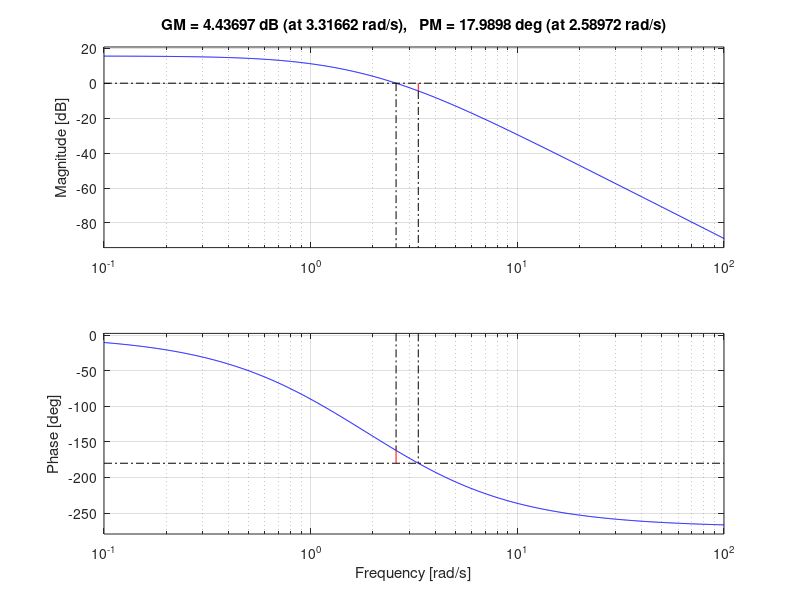
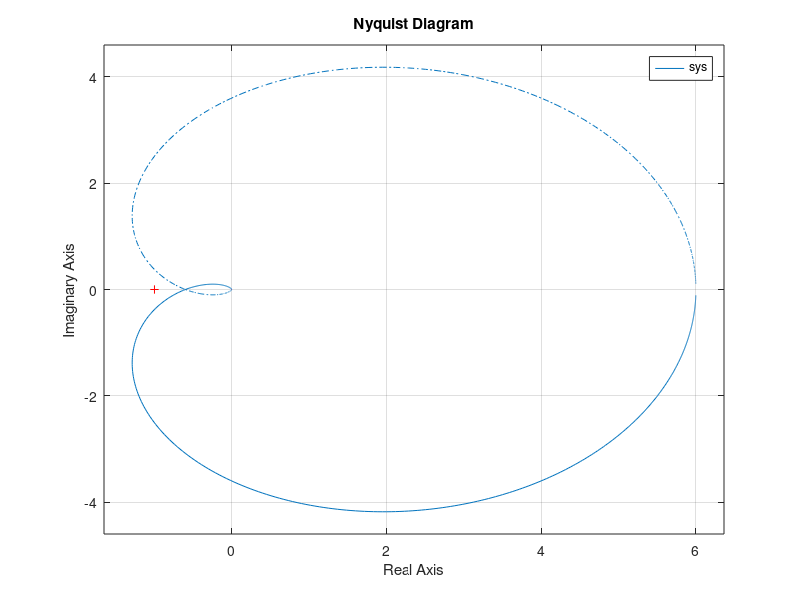
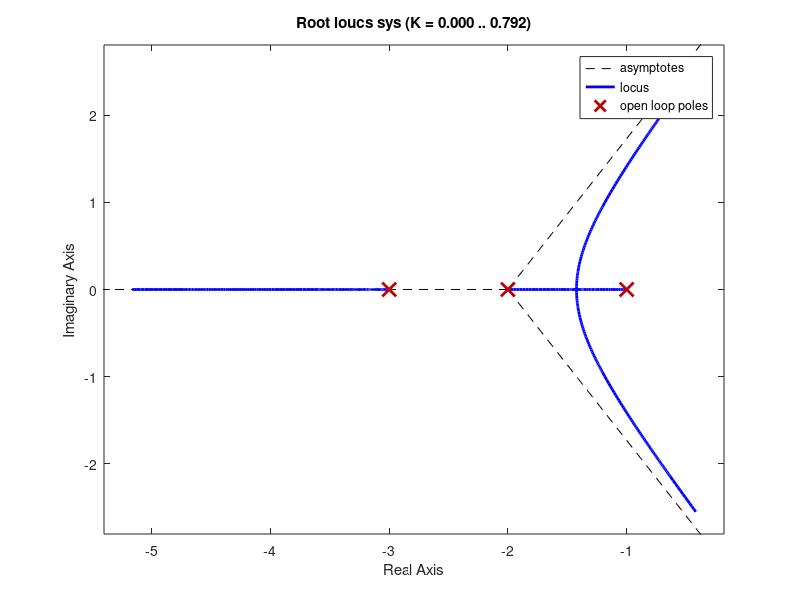

MATLAB code for these plots, in order:
%%Bode plot of system
num = [36];
den = [1 6 11 6];
sys = tf (num , den)
figure(1);
bode (sys),grid
margin(sys)
%%Nyquist plot of system
figure(2);
nyquist(sys)
%%Root Locus diagram of system
figure(3);
rlocus(sys),grid
